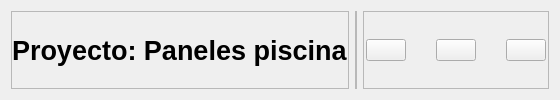
        <widget class="QWidget" name="headerContiner" native="true">
         <property name="maximumSize">
          <size>
           <width>16715</width>
           <height>16777215</height>
          </size>
         </property>
         <layout class="QHBoxLayout" name="horizontalLayout_4">
          <item alignment="Qt::AlignLeft">
           <widget class="QFrame" name="frame_5">
            <property name="frameShape">
             <enum>QFrame::StyledPanel</enum>
            </property>
            <property name="frameShadow">
             <enum>QFrame::Raised</enum>
            </property>
            <layout class="QHBoxLayout" name="horizontalLayout_7">
             <property name="spacing">
              <number>0</number>
             </property>
             <property name="leftMargin">
              <number>0</number>
             </property>
             <property name="topMargin">
              <number>0</number>
             </property>
             <property name="rightMargin">
              <number>0</number>
             </property>
             <property name="bottomMargin">
              <number>0</number>
             </property>
             <item>
              <widget class="QLabel" name="label_6">
               <property name="font">
                <font>
                 <pointsize>20</pointsize>
                 <weight>75</weight>
                 <bold>true</bold>
                </font>
               </property>
               <property name="text">
                <string>Proyecto: Paneles piscina</string>
               </property>
              </widget>
             </item>
            </layout>
           </widget>
          </item>
          <item alignment="Qt::AlignHCenter">
           <widget class="QFrame" name="frame_6">
            <property name="frameShape">
             <enum>QFrame::StyledPanel</enum>
            </property>
            <property name="frameShadow">
             <enum>QFrame::Raised</enum>
            </property>
            <layout class="QHBoxLayout" name="horizontalLayout_6">
             <property name="spacing">
              <number>30</number>
             </property>
             <property name="leftMargin">
              <number>0</number>
             </property>
             <property name="topMargin">
              <number>0</number>
             </property>
             <property name="rightMargin">
              <number>0</number>
             </property>
             <property name="bottomMargin">
              <number>0</number>
             </property>
            </layout>
           </widget>
          </item>
          <item alignment="Qt::AlignRight">
           <widget class="QFrame" name="frame_7">
            <property name="frameShape">
             <enum>QFrame::StyledPanel</enum>
            </property>
            <property name="frameShadow">
             <enum>QFrame::Raised</enum>
            </property>
            <layout class="QHBoxLayout" name="horizontalLayout_5">
             <property name="spacing">
              <number>30</number>
             </property>
             <property name="leftMargin">
              <number>2</number>
             </property>
             <property name="topMargin">
              <number>2</number>
             </property>
             <property name="rightMargin">
              <number>2</number>
             </property>
             <property name="bottomMargin">
              <number>2</number>
             </property>
             <item>
              <widget class="QPushButton" name="minimizeBtn">
               <property name="toolTip">
                <string>Minimize Window </string>
               </property>
               <property name="text">
                <string/>
               </property>
               <property name="icon">
                <iconset resource="resources.qrc">
                 <normaloff>:/Icons/Images/icons/minus.svg</normaloff>:/Icons/Images/icons/minus.svg</iconset>
               </property>
               <property name="iconSize">
                <size>
                 <width>60</width>
                 <height>60</height>
                </size>
               </property>
              </widget>
             </item>
             <item>
              <widget class="QPushButton" name="restoreBtn">
               <property name="toolTip">
                <string>Restore Window</string>
               </property>
               <property name="text">
                <string/>
               </property>
               <property name="icon">
                <iconset resource="resources.qrc">
                 <normaloff>:/Icons/Images/icons/square.svg</normaloff>:/Icons/Images/icons/square.svg</iconset>
               </property>
               <property name="iconSize">
                <size>
                 <width>60</width>
                 <height>60</height>
                </size>
               </property>
              </widget>
             </item>
             <item>
              <widget class="QPushButton" name="closeBtn">
               <property name="toolTip">
                <string>Close Window</string>
               </property>
               <property name="text">
                <string/>
               </property>
               <property name="icon">
                <iconset resource="resources.qrc">
                 <normaloff>:/Icons/Images/icons/x.svg</normaloff>:/Icons/Images/icons/x.svg</iconset>
               </property>
               <property name="iconSize">
                <size>
                 <width>60</width>
                 <height>60</height>
                </size>
               </property>
              </widget>
             </item>
            </layout>
           </widget>
          </item>
         </layout>
        </widget>
